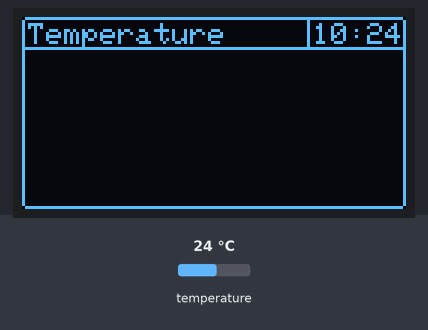
The sketch below on a simulated Arduino Nano, built with avr-gcc and run on an emulated ATmega328P. On the bench: 128×64 one-colour display. Inputs (shaded band) come from the test bench; at power-on: temperature 24 °C. The display library's start-up logo is not drawn; the local clock reads 2024-03-15 10:24:30 at power-on unless the sketch sets it; what the sketch prints to the serial monitor is not drawn.

Above: at 1.2 s.
At 30.1 s:
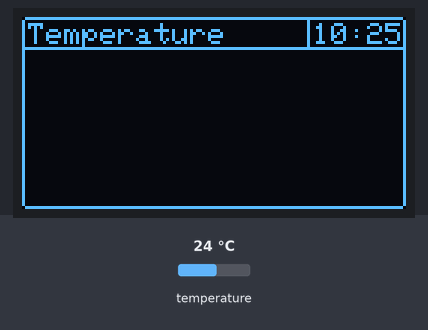

The sketch:

SmartBike.ino
```cpp
//#include <RTClib.h>
#include "Stopwatch.h"
#include <DallasTemperature.h>
#include <SPI.h>
#include <Wire.h>
#include <OneWire.h>
#include <Adafruit_GFX.h>
#include <Adafruit_SSD1306.h>

#include "Interface.h"
#include "DataModel.h"

#define OLED_RESET 4
#define ONEWIRE_PORT 2

int buttonPort = A1;

Adafruit_SSD1306 display(OLED_RESET);
RTC_DS1307 RTC;
OneWire oneWire(ONEWIRE_PORT);
DallasTemperature Term(&oneWire);

DataModel dataModel(&RTC, &Term);
Interface ui(&display, &dataModel);


void setup()
{
    Serial.begin(9600);
	InitDevices();
	pinMode(buttonPort, INPUT);
}

void loop()
{
	ui.drawInterface();
    display.display();
    delay(1);
    display.clearDisplay();
}


void InitDevices()
{
	// OLED
	display.begin(SSD1306_SWITCHCAPVCC, 0x3C);
	display.display();
	delay(1000);
	display.clearDisplay();

	// RTC
	Wire.begin();
	RTC.begin();

	// DS18B20
	Term.begin();
}
```

DataModel.cpp
```cpp
//
//
//

#include "DataModel.h"


DataModel::DataModel(RTC_DS1307 * rtc_p)
{
	_RTC = rtc_p;
}

DataModel::DataModel(RTC_DS1307 * rtc_p, DallasTemperature * term_p)
{
	_RTC = rtc_p;
	_Term = term_p;
	_Term->setCheckForConversion(false);
	_Term->setWaitForConversion(false);
}

DateTime DataModel::GetRTCTime()
{
	// setting current time&date
	//
	//_RTC->adjust(DateTime(__DATE__, __TIME__));

	DateTime RTCTime = _RTC->now();

	return RTCTime;
}

float DataModel::GetTerm()
{
	_Term->requestTemperatures();
	return _Term->getTempCByIndex(0);
}

int DataModel::GetStopwatchValue()
{
	_Stopwatch.Run();
	return _Stopwatch.valueMillis;
}
```

DataModel.h
```cpp
// DataModel.h

#ifndef _DATAMODEL_h
#define _DATAMODEL_h

#if defined(ARDUINO) && ARDUINO >= 100
	#include "Arduino.h"
#else
	#include "WProgram.h"
#endif

#include <RTClib.h>
#include <DallasTemperature.h>
#include "Stopwatch.h"


class DataModel
{
public:
	DataModel(RTC_DS1307 * rtc_p);
	DataModel(RTC_DS1307 * rtc_p, DallasTemperature * term_p);

	DateTime GetRTCTime();
	float GetTerm();
	int GetStopwatchValue();
Stopwatch _Stopwatch;
private:
	RTC_DS1307 * _RTC;
	DallasTemperature * _Term;


};

#endif
```

Interface.cpp
```cpp
//
//
//

#include "Interface.h"

Interface::Interface(Adafruit_SSD1306 * oled_p)
{
	_OLED = oled_p;
}

Interface::Interface(Adafruit_SSD1306 * oled_p, DataModel * data_p)
{
	_OLED = oled_p;
	_data = data_p;
}

void Interface::drawInterface()
{
	drawLayout();
	drawData();
}

void Interface::drawLayout()
{
	// frame
	//_OLED->drawLine(0, 0, 127, 0, WHITE);
	//_OLED->drawLine(0, 0, 0, 63, WHITE);
	//_OLED->drawLine(0, 63, 127, 63, WHITE);
	//_OLED->drawLine(127, 63, 127, 0, WHITE);
	_OLED->drawRoundRect(0, 0, SSD1306_LCDWIDTH, SSD1306_LCDHEIGHT, 2, WHITE);

	// time separator
	_OLED->drawLine(95, 0, 95, 10, WHITE);

	// status separator
	_OLED->drawLine(0, 10, 127, 10, WHITE);
}

void Interface::drawData()
{
	//DateTime now = RTC.now();

	// text font
	_OLED->setTextSize(1);
	_OLED->setTextColor(WHITE);

	// module title
	_OLED->setCursor(2, 2);
	_OLED->print("Temperature");

	drawRTCTime();
	drawTermValue();

	// temperature

}

void Interface::drawRTCTime()
{

	_OLED->setCursor(97, 2);

	if ((_data->GetRTCTime().hour()) < 10)
		_OLED->print(" ");

	_OLED->print(_data->GetRTCTime().hour());

	_OLED->print(":");

	if ((_data->GetRTCTime().minute()) < 10)
		_OLED->print("0");

	_OLED->print(_data->GetRTCTime().minute());
}

void Interface::drawTermValue()
{
	//_OLED->setTextSize(2);
//	_OLED->setCursor(3, 37);
//	_OLED->print(_data->GetTerm());
//	_OLED->print("`C");
//	_OLED->print(_data->GetStopwatchValue());
   Serial.println(_data->GetTerm());
    Serial.println(_data->_Stopwatch.valueMillis);
    Serial.println(_data->_Stopwatch.valueLastMillis);
    Serial.println(_data->_Stopwatch.startMillis);
}
```

Interface.h
```cpp
// Interface.h

#ifndef _INTERFACE_h
#define _INTERFACE_h

#if defined(ARDUINO) && ARDUINO >= 100
	#include "Arduino.h"
#else
	#include "WProgram.h"
#endif

#include <Adafruit_SSD1306.h>
#include "DataModel.h"

class Interface
{
public:
	Interface(Adafruit_SSD1306 * oled_p);
	Interface(Adafruit_SSD1306 * oled_p, DataModel * data_p);

	void drawInterface();

private:

	Adafruit_SSD1306 * _OLED;
	DataModel * _data;

	void drawLayout();
	void drawData();

	void drawRTCTime();
	void drawTermValue();

};

#endif
```

Stopwatch.cpp
```cpp
//
//
//

#include "Stopwatch.h"

Stopwatch::Stopwatch()
{
	isRunning = true;
    Start();
}

void Stopwatch::Start()
{
	isRunning = true;
	startMillis = (int)millis();
}

void Stopwatch::Stop()
{
	isRunning = false;
	valueLastMillis = valueMillis;
}

void Stopwatch::Run()
{
	if (isRunning)
	{
		valueMillis = millis() - startMillis + valueLastMillis;
	}
}

void Stopwatch::Reset()
{
	valueMillis = 0;
	valueLastMillis = 0;
	startMillis = 0;
}
```

Stopwatch.h
```cpp
// Stopwatch.h

#ifndef _STOPWATCH_h
#define _STOPWATCH_h

#if defined(ARDUINO) && ARDUINO >= 100
	#include "Arduino.h"
#else
	#include "WProgram.h"
#endif

class Stopwatch
{
public:
	Stopwatch();
	void Start();
	void Stop();
	void Reset();
	unsigned int valueMillis;
	void Run();
    unsigned int valueLastMillis;
	unsigned int startMillis;

	bool isRunning;

private:


};

#endif
```

Measured:
- what the display in image 0 shows lasts 29.0 s, from 1.1 s to 30.1 s
